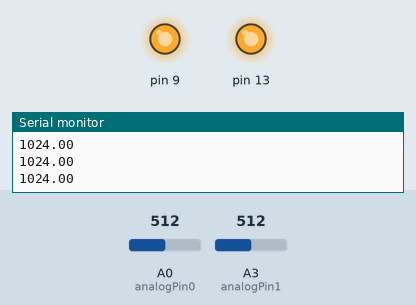
Recording of a sketch running on a simulated Arduino Uno, built with avr-gcc and run on an emulated ATmega328P. Shown: output pins drawn as LEDs (lit = HIGH), the last lines printed to the serial monitor. The inputs (shaded band) are chosen by the test bench; at power-on: A0 (analogPin0) = 512, A3 (analogPin1) = 512.

Above: at 1.2 s.
1.3 s: A0 (analogPin0) set to 493
At 2.5 s:
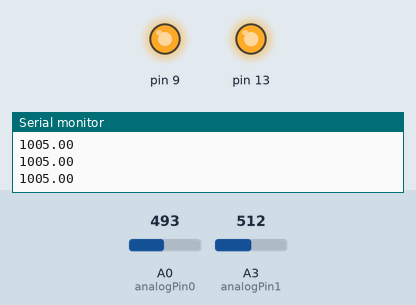
2.8 s: A3 (analogPin1) set to 122
At 3.6 s:
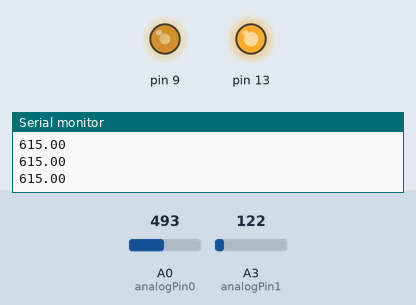
4.3 s: A3 (analogPin1) set to 0
At 4.9 s:
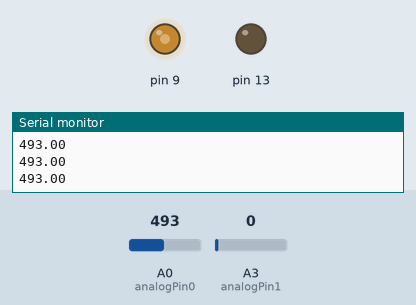
5.8 s: A0 (analogPin0) set to 122
At 7.0 s:
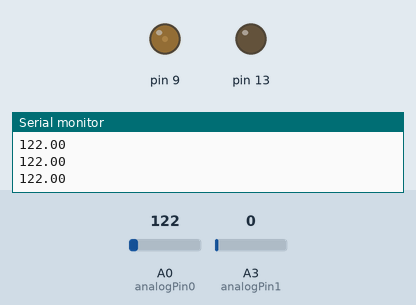
7.3 s: A0 (analogPin0) set to 0
At 8.3 s:
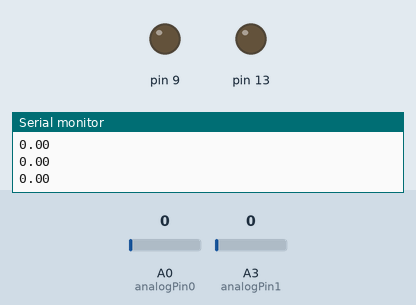
Timing chart, 0 to 9.8 s (numbered marks = the images above; inputs shaded):
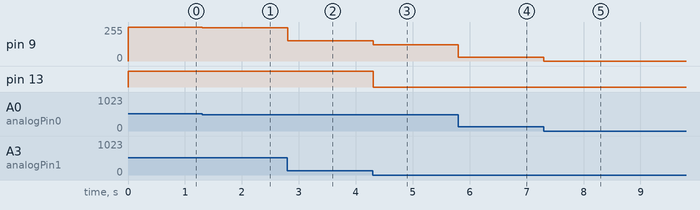

The sketch:

sum.ino
```cpp
int analogPin0 = A0;
int analogPin1 = A3;
float val0;
float val1;
float sum;
void setup() {
  Serial.begin(9600);
  pinMode(analogPin0, INPUT);
  pinMode(9, OUTPUT);
  pinMode(13, OUTPUT);
  pinMode(analogPin1, INPUT);
}

void loop() {
  val0 = analogRead(analogPin0);
  val1 = analogRead(analogPin1);
  sum = val1+val0;
  analogWrite(9,map(sum, 0, 1023, 0, 255));
  analogWrite(13, map(sum, 0, 1023, 0, 255));
  Serial.println(sum);
  delay(10);
}
```

Measured:
- after the input at 1.3 s, pin 9: 255/255 → 250/255 at once
- after the input at 2.8 s, pin 9: 250/255 → 153/255 at once
- after the input at 4.3 s, pin 9: 153/255 → 122/255 at once; pin 13: HIGH → LOW at once
- after the input at 5.8 s, pin 9: 122/255 → 30/255 at once
- after the input at 7.3 s, pin 9: 30/255 → 0/255 at once
